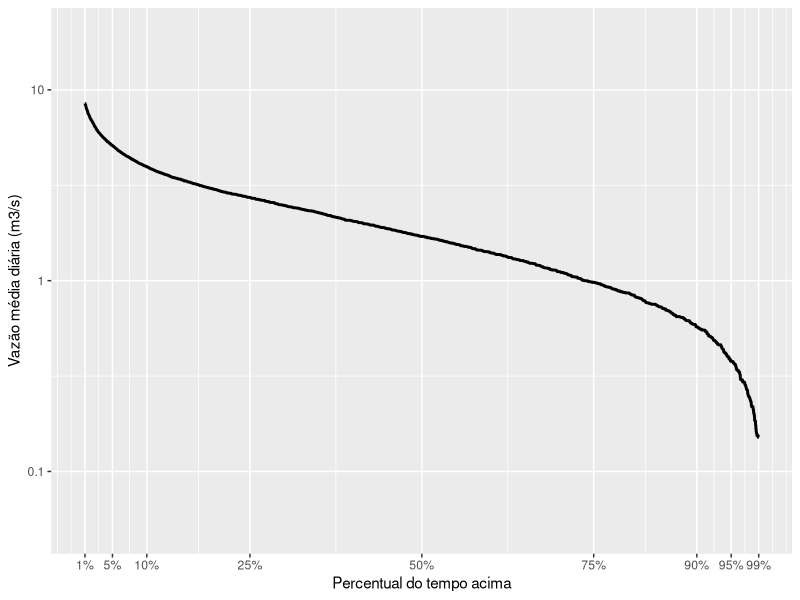
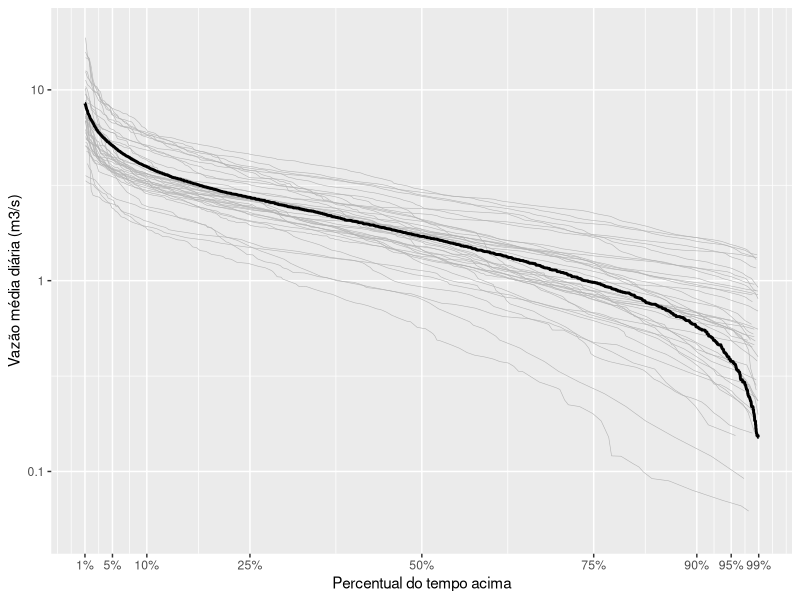
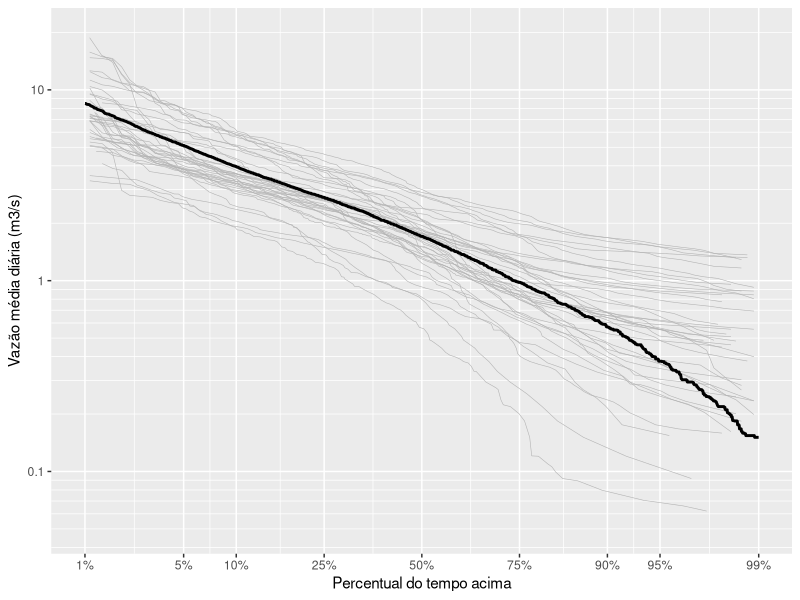
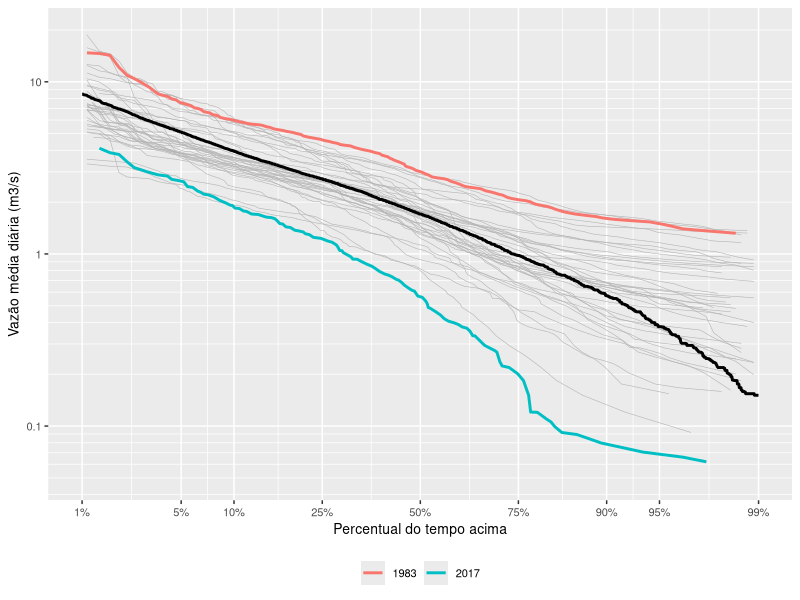
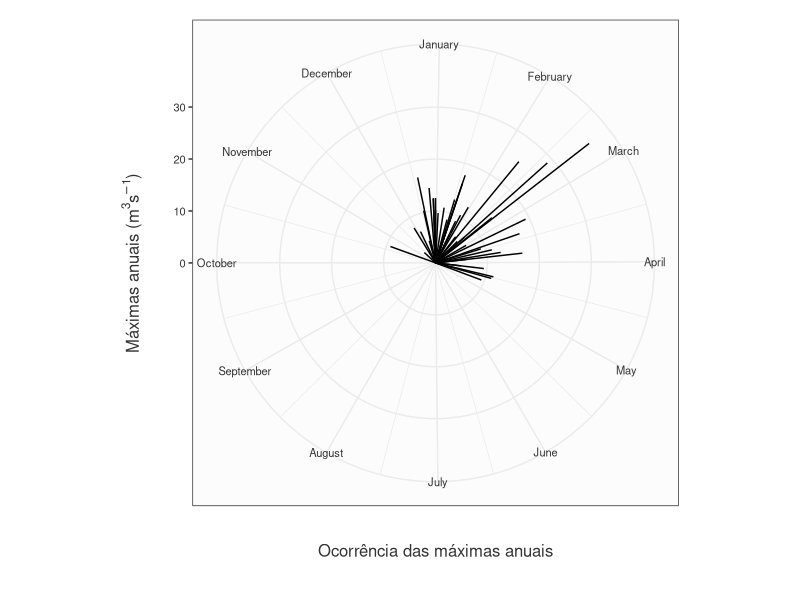

The R source for these figures, in order:
## ---- chunk 1
knitr::opts_chunk$set(echo = TRUE)
library(tidyverse)
library(lubridate)
## ---- chunk 2
## Leitura do arquivo de vazões médias diárias
Qd <- read.table(file = "dados/60435000.txt",
                             sep = "\t",
                             dec = ".",
                             header = T,
                             fileEncoding = "UTF-8",
                             colClasses = c("factor", "Date", "numeric"))
head(Qd,10)
## ---- chunk 3
## Criação de coluna com os anos
Qd <- Qd %>% 
  mutate(Ano = year(Data))

## Remoção de anos que contenham dias com falha
Anos_falha <- unique(Qd$Ano[is.na(Qd$Vazao)])
Anos_falha
Qd <- Qd %>% 
          filter(!(Ano %in% Anos_falha))
tibble(Qd)
## ---- chunk 4
# Permanência calculada com todos os anos juntos 
# Uso do R-base apenas
Qperm_all <- Qd[order(Qd$Vazao, decreasing = TRUE), ]
Qperm_all$index <- 1:nrow(Qperm_all)
Qperm_all$weibull <- Qperm_all$index/(nrow(Qperm_all)+1) 
tibble(Qperm_all)
## ---- chunk 5
Qperm_allt <- Qd %>% 
  arrange(desc(Vazao)) %>%
  mutate(index = rank(-Vazao)) %>%
  mutate(weibull = index/(n()+1))
tibble(Qperm_allt)
## ---- chunk 6
ggplot() +
  geom_line(data = Qperm_all,aes(weibull,Vazao),colour = 'black', size = 1) +
  scale_y_continuous(name = 'Vazão média diária (m3/s)',
                     trans = 'log10', 
                     breaks = c(0.01, 0.1, 1, 10, 100, 1000, 10000),
                     limits = c(0.05, 20),
                     labels = c(0.01, 0.1, 1, 10, 100, 1000, '10,000')) +
    scale_x_continuous(name = 'Percentual do tempo acima',
                     limits = c(0.01,0.99),
                     breaks = c(0.01, 0.05,0.1,0.25,0.5,0.75, 0.9,0.95, 0.99),
                     labels = c('1%','5%', '10%', '25%', '50%', '75%', '90%','95%', '99%'))
## ---- chunk 7
# Permanência calculada para cada ano
# Uso do tidyverse e pipe
Qperm_ano <- Qd %>% 
  arrange(Ano, desc(Vazao)) %>%
  group_by(Ano) %>%
  mutate(index = rank(-Vazao)) %>%
  mutate(weibull = index/(n()+1))
tibble(Qperm_ano)
## ---- chunk 8
ggplot() +
  geom_line(data = Qperm_ano,aes(x = weibull, y = Vazao,group = Ano),
              colour = 'grey70', size = 0.2) +
  geom_line(data = Qperm_all,aes(weibull,Vazao),colour = 'black', size = 1) +
    scale_y_continuous(name = 'Vazão média diária (m3/s)',
                     trans = 'log10', 
                     breaks = c(0.01, 0.1, 1, 10, 100, 1000, 10000),
                     limits = c(0.05, 20),
                     labels = c(0.01, 0.1, 1, 10, 100, 1000, '10,000')) +
    scale_x_continuous(name = 'Percentual do tempo acima',
                     limits = c(0.01,0.99),
                     breaks = c(0.01, 0.05,0.1,0.25,0.5,0.75, 0.9,0.95, 0.99),
                     labels = c('1%','5%', '10%', '25%', '50%', '75%', '90%','95%', '99%'))
## ---- chunk 9
# Function to plot minor breaks at a log scale
# https://stackoverflow.com/questions/30179442/plotting-minor-breaks-on-a-log-scale-with-ggplot
log10_minor_break = function (...){
  function(x) {
    minx         = floor(min(log10(x), na.rm=T))-1;
    maxx         = ceiling(max(log10(x), na.rm=T))+1;
    n_major      = maxx-minx+1;
    major_breaks = seq(minx, maxx, by=1)
    minor_breaks = 
      rep(log10(seq(1, 9, by=1)), times = n_major)+
      rep(major_breaks, each = 9)
    return(10^(minor_breaks))
  }
}

log10_major_break = function (...){
  function(x) {
    minx         = floor(min(log10(x), na.rm=T))-1;
    maxx         = ceiling(max(log10(x), na.rm=T))+1;
    n_major      = maxx-minx+1;
    major_breaks = seq(minx, maxx, by=1)
    return(10^(major_breaks))
  }
}

## ---- chunk 10
ggplot() +
  geom_line(data = Qperm_ano,aes(x = weibull, y = Vazao,group = Ano),
              colour = 'grey70', size = 0.2) +
  geom_line(data = Qperm_all,aes(weibull,Vazao),colour = 'black', size = 1) +
    scale_y_continuous(name = 'Vazão média diária (m3/s)',
                     trans = 'log10', 
                     breaks = c(0.01, 0.1, 1, 10, 100, 1000, 10000),
                     minor_breaks = log10_minor_break(),
                     limits = c(0.05, 20),
                     labels = c(0.01, 0.1, 1, 10, 100, 1000, '10,000')) +
    scale_x_continuous(name = 'Percentual do tempo acima',
                     trans = 'probit', 
                     limits = c(0.01,0.99),
                     breaks = c(0.01, 0.05,0.1,0.25,0.5,0.75, 0.9,0.95, 0.99),
                     labels = c('1%','5%', '10%', '25%', '50%', '75%', '90%','95%', '99%'))
## ---- chunk 11
## Determina o ano mais úmido e o ano mais seco
Qanual <- Qd %>%
  group_by(Ano) %>%
  summarise(Qano = mean(Vazao))
ano_seco <- as.numeric(Qanual[which.min(Qanual$Qano),1])
ano_seco
ano_umido <- as.numeric(Qanual[which.max(Qanual$Qano),1])
ano_umido
## ---- chunk 12
anos_extremos <- Qd %>% 
  filter(Ano %in% c(ano_seco, ano_umido)) %>% 
  arrange(Ano, desc(Vazao)) %>%
  group_by(Ano) %>% 
  mutate(index = rank(-Vazao)) %>%
  mutate(weibull = index/(n()+1))
tibble(anos_extremos)
## ---- chunk 13
# Plotagem
  ggplot() +
    geom_line(data = Qperm_ano,aes(x = weibull, y = Vazao,group = Ano),
              colour = 'grey70', size = 0.2) +   
    geom_line(data = Qperm_all,aes(weibull,Vazao),colour = 'black', size = 1) +
    geom_line(data = anos_extremos, aes(x = weibull, y = Vazao, colour = factor(Ano)), size = 1) +
    scale_colour_discrete(name = NULL) +
    theme(legend.position = 'bottom',text = element_text(size = 10)) +
    scale_y_continuous(name = 'Vazão média diária (m3/s)',
                     trans = 'log10', 
                     breaks = c(0.01, 0.1, 1, 10, 100, 1000, 10000),
                     minor_breaks = log10_minor_break(),
                     limits = c(0.05, 20),
                     labels = c(0.01, 0.1, 1, 10, 100, 1000, '10,000')) +
    scale_x_continuous(name = 'Percentual do tempo acima',
                     trans = 'probit', 
                     limits = c(0.01,0.99),
                     breaks = c(0.01, 0.05,0.1,0.25,0.5,0.75, 0.9,0.95, 0.99),
                     labels = c('1%','5%', '10%', '25%', '50%', '75%', '90%','95%', '99%'))

## ---- chunk 14
# Contrução da série de máximos anuais a partir de um ano hidrológico ####
fun_max_ano <- function(tabela = NA,
                        comeco_ano_hidro = 8){
  
  # Transformar a coluna Data em "Dates" (caso esteja em character)
  tabela$Data <- as.Date(tabela$Data)
  
  # Definir se o mês em questão entra no ano atual ou no próximo ano
  desloc_ano <- ifelse(month(tabela$Data) < comeco_ano_hidro, 0, 1)
  
  # Ano Hidro
  tabela$ano_hidro <- year(tabela$Data) + desloc_ano
  
  # Fazer uma tabela final apenas com os máximos anuais e a respectiva data de ocorrência
  max_anuais <-
    tabela %>%
    group_by(Cod_estacao, ano_hidro) %>%
    summarise(maxima = max(Vazao),
              data_maxima = Data[which.max(Vazao)])
}

## ---- chunk 15
Q_max <- fun_max_ano(Qd)
tibble(Q_max)
## ---- chunk 16
# Função compartihada por Tony Ladson
# https://gist.github.com/TonyLadson/843410a1f9e1f1bbf1f48eeeee79a007
Date_to_Angle <- function(my.date){
  
  start.year <- floor_date(my.date, 'year')
  end.year <- ceiling_date(my.date, 'year')
  length.year <- as.numeric(difftime(end.year, start.year, units = 'sec'))
  time.since.year.start <- as.numeric(difftime(my.date, start.year, units = 'sec'))
  
  2 * pi * time.since.year.start/length.year # date as angle
  
}
## ---- chunk 17
# gera sequência e calcula ângulo para informações mês a mês
month.start <- yday(seq(as.Date('2010-01-01'),as.Date('2010-12-31'), by='1 months'))
month.start.radians <- 2*pi*month.start/365.25 

# Gera ângulo para cada vazão máxima anual do histórico
Q_max <- Q_max %>% 
  mutate(rad = Date_to_Angle(data_maxima))

## ---- chunk 18
ggplot(Q_max,aes(x=rad, y=maxima)) + 
  coord_polar('x', start = 0, direction = 1) + 
  geom_segment(aes(y = 0, xend = rad, yend = maxima)) +
  scale_x_continuous(name = 'Ocorrência das máximas anuais', breaks = month.start.radians, labels = month.name, limits = c(0, 2*pi)) +
  scale_y_continuous(name = bquote('Máximas anuais (m' ^3 *'s' ^-1 *')')) +
  theme_bw() +
  theme(
    panel.background = element_rect(fill="grey99"),
    axis.title.x = element_text(colour="grey20", size=12, margin=margin(20,0,0,0)),
    axis.text.x = element_text(colour="grey20",size=8),
    axis.title.y = element_text(colour="grey20",size=12, margin = margin(0,20,0,0)),
    axis.text.y = element_text(colour="grey20",size=8),
    legend.title = element_text(colour="grey20",size=12),
    plot.margin = unit(c(0.5, 0.5, 1, 0.5), "cm")) # top, right, bottom, left

